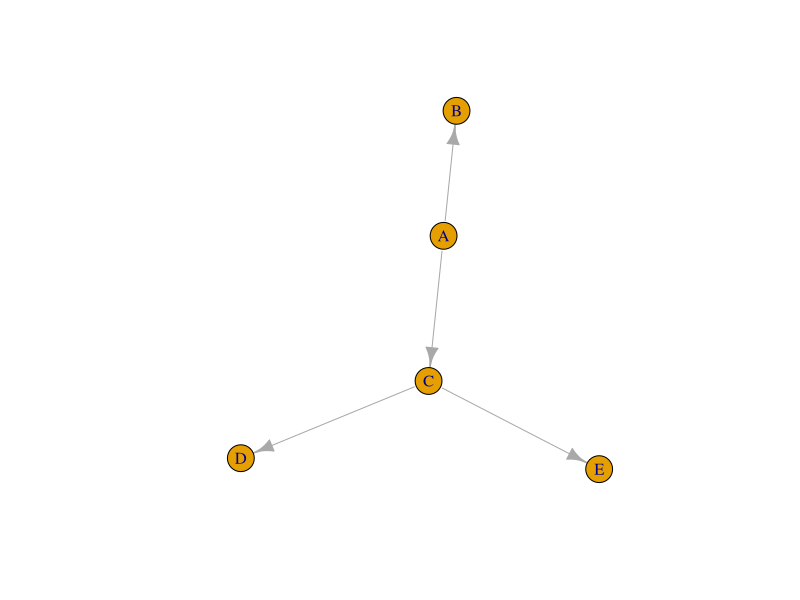

This chart was generated by the following R code:
library(igraph)

string <- "((E,D)C,B)A;"
string <- gsub("\\(|;",'',string,perl = T) # remove ( and ; from newick strings
cell_types <- strsplit(string,')|,')[[1]] # get cell types

m <- matrix(0,length(cell_types),length(cell_types),dimnames = list(cell_types,cell_types))

components <- strsplit(string,')')[[1]]
components <- lapply(components,function(x) strsplit(x,',')[[1]])

for (i in length(components):2){
    if (length(components[[i]])>1){
        m[components[[i]][1],components[[i-1]]]=1
    }
    else {
        m[components[[i]],components[[i-1]]]=1
    }
}
m
tree <- graph.adjacency(m)
plot(tree)




parse.newick <- function(str){
    string <- gsub("\\(|;",'',str,perl = T)
    components <- strsplit(string,')')[[1]]
    m <- matrix(0,length(components),length(components),dimnames = list(components,components))
    for (i in length(components):1){
        m[components[i],components[i-1]]=1
    }
    m
}